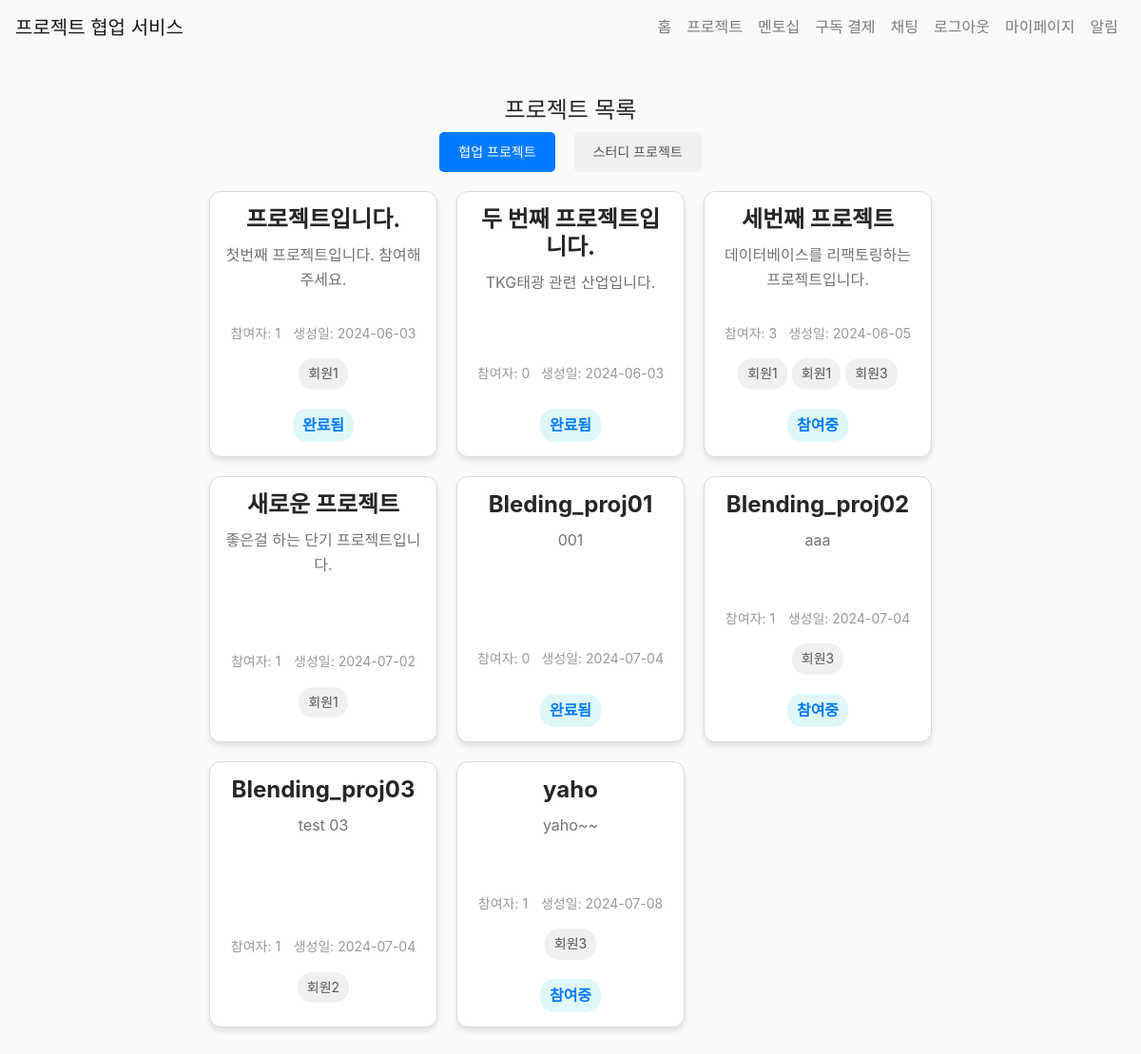
The app's page /project/list (signed in), older data.
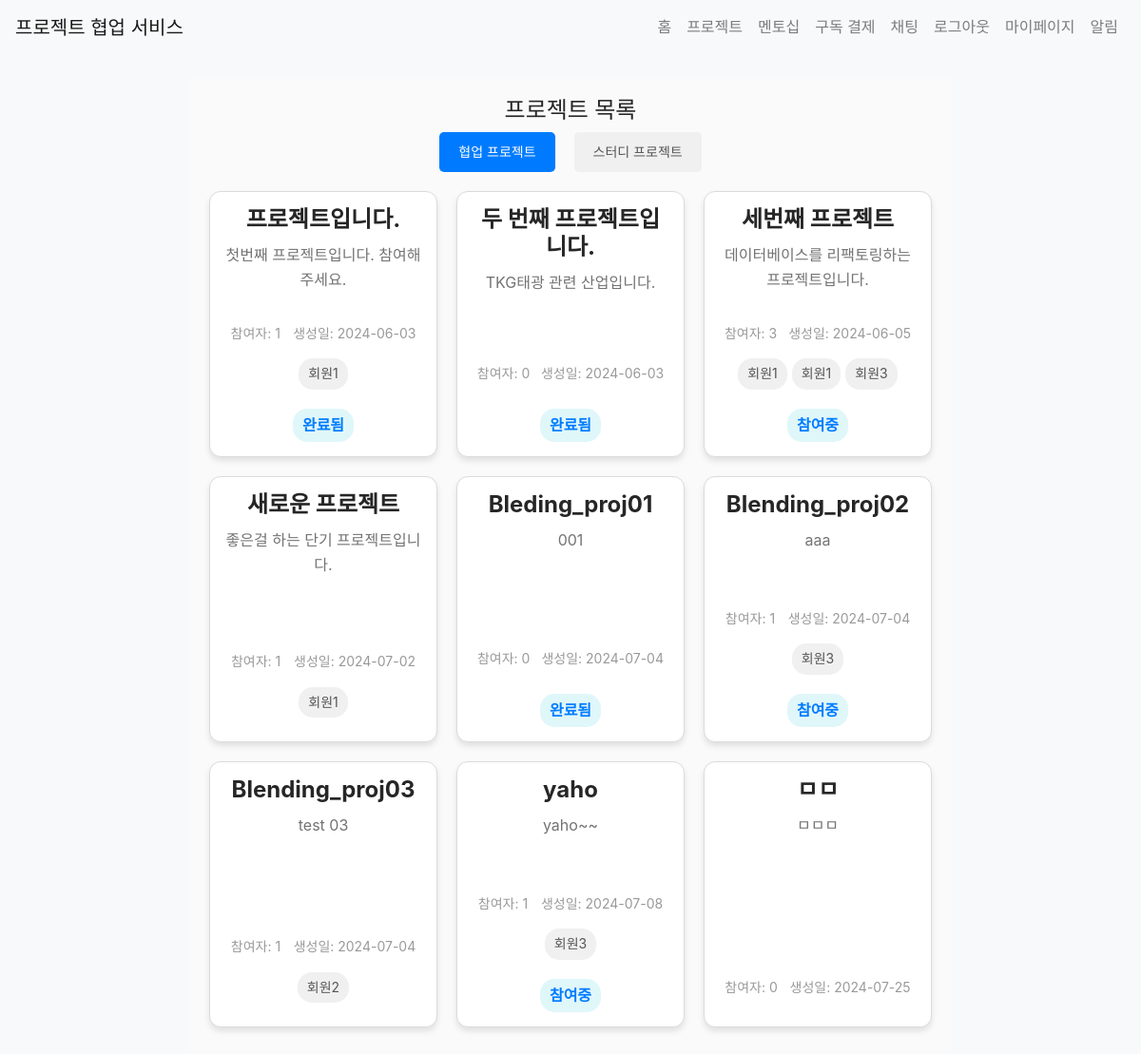
The same page, newer data.
### app/models.py (models this page shows)
class Project(db.Model):
    id = db.Column(db.Integer, primary_key=True)
    title = db.Column(db.String(100), nullable=False)
    description = db.Column(db.Text, nullable=False)
    start_date = db.Column(db.Date, nullable=False)
    end_date = db.Column(db.Date, nullable=False)
    created_at = db.Column(db.DateTime, default=datetime.utcnow)
    client_id = db.Column(db.Integer, db.ForeignKey('user.id'), nullable=False)
    client = db.relationship('User', back_populates='created_projects')
    completed = db.Column(db.Boolean, default=False)
    participants = db.relationship('User', secondary='project_participant', back_populates='projects', overlaps="project_participants")
    project_participants = db.relationship('ProjectParticipant', back_populates='project', lazy=True, overlaps="participants,projects")
    progresses = db.relationship('ProjectProgress', back_populates='project', lazy=True)  # 새로운 관계 추가
    overview = db.Column(db.Text)
    requirements = db.Column(db.Text)
    flowchart = db.Column(db.Text)
    timeline = db.Column(db.Text)
    github_repo = db.Column(db.String(200))
    type = db.Column(db.String(20), nullable = False, default = 'collaboration')
    is_public = db.Column(db.Boolean, default=True)

class User(UserMixin, db.Model):
    id = db.Column(db.Integer, primary_key=True)
    name = db.Column(db.String(100), nullable=False)
    email = db.Column(db.String(120), unique=True, nullable=False)
    password = db.Column(db.String(255), nullable=False)
    bio = db.Column(db.Text)
    chat_rooms = db.relationship('ChatRoom', secondary='chat_room_participant', back_populates='participants')
    chat_room_participants = db.relationship('ChatRoomParticipant', back_populates='user')
    notifications = db.relationship('Notification', back_populates='user', lazy=True)
    projects = db.relationship('Project', secondary='project_participant', back_populates='participants')
    subscription = db.relationship('Subscription', back_populates='subscriber', uselist=False)
    created_projects = db.relationship('Project', back_populates='client', lazy=True, foreign_keys='Project.client_id')
    mentees = db.relationship('User',
                              secondary=mentorship_mentor,
                              primaryjoin=(mentorship_mentor.c.mentor_id == id),
                              secondaryjoin=(mentorship_mentor.c.mentee_id == id),
                              backref=db.backref('mentors', lazy='dynamic'),
                              lazy='dynamic')
    pending_mentees = db.relationship('User',
                                    secondary=mentorship_mentee,
                                    primaryjoin=(mentorship_mentee.c.mentor_id == id),
                                    secondaryjoin=(mentorship_mentee.c.mentee_id == id),
                                    backref=db.backref('pending_mentors', lazy='dynamic'),
                                    lazy='dynamic')
    project_participants = db.relationship('ProjectParticipant', back_populates='user', lazy=True)
    is_admin = db.Column(db.Boolean, default=False)

### app/views/project.py (the view)
@bp.route('/list')
@login_required
def list_projects():
    form = ProjectParticipationForm()
    collaboration_projects = Project.query.filter_by(type='collaboration').all()
    public_study_projects = Project.query.filter_by(type='study', is_public=True).all()
    return render_template('project/list.html', collaboration_projects=collaboration_projects, study_projects=public_study_projects, form=form)

### app/__init__.py (called while the page is built)
@login_manager.user_loader
def load_user(user_id):
    if user_id is not None:
        return User.query.get(int(user_id))
    return None

### app/templates/project/list.html (shortened to what this page needs)
{% extends "base.html" %}
{% block extra_css %}
<link rel="stylesheet" href="{{ url_for('static', filename='css/components/button.css') }}">
<link rel="stylesheet" href="{{ url_for('static', filename='css/pages/project.css') }}">
{% endblock %}
{% block content %}
<div class="project-list-container">
    <h2>프로젝트 목록</h2>
    <div class="project-type-toggle">
        <button id="collaborationBtn" class="active">협업 프로젝트</button>
        <button id="studyBtn">스터디 프로젝트</button>
    </div>
    <div id="collaborationProjects" class="project-list">
        {% for project in collaboration_projects %}
        <a href="{{ url_for('project.detail', project_id=project.id) }}" class="project-card-link">
            <div class="project-card">
                <div class="project-card-body">
                    <h3 class="project-title">{{ project.title }}</h3>
                    <p class="project-description">{{ project.description[:50] }}{% if project.description|length > 50 %}...{% endif %}</p>
                    <div class="project-meta">
                        <span>참여자: {{ project.participants|length }}</span>
                        <span>생성일: {{ project.created_at.strftime('%Y-%m-%d') }}</span>
                    </div>
                    <div class="participant-list">
                        {% for participant in project.participants[:3] %}
                        <span class="participant-item">{{ participant.name }}</span>
                        {% endfor %}
                    </div>
                    {% if current_user.is_authenticated %}
                    {% if project.completed %}
                    <div class="project-status">완료됨</div>
                    {% elif current_user in project.participants %}
                    <div class="project-status">참여중</div>
                    {% endif %}
                    {% endif %}
                </div>
            </div>
        </a>
        {% endfor %}
    </div>
</div>
{% endblock %}

### app/templates/base.html (shortened to what this page needs)
<!DOCTYPE html>
<html lang="ko">
    <head>
        <link rel="stylesheet" href="https://maxcdn.bootstrapcdn.com/bootstrap/4.5.2/css/bootstrap.min.css">
        <link rel="stylesheet" href="https://cdn.jsdelivr.net/npm/bootstrap-select@1.13.14/dist/css/bootstrap-select.min.css">
        <link rel="stylesheet" href="{{ url_for('static', filename='css/main.css') }}">
        <link rel="stylesheet" href="https://cdnjs.cloudflare.com/ajax/libs/font-awesome/5.15.3/css/all.min.css">
        {% block extra_css %}{% endblock %}
    </head>
<body>
    <nav class="navbar navbar-expand-lg navbar-light bg-light">
        <a class="navbar-brand" href="/">프로젝트 협업 서비스</a>
        <div class="collapse navbar-collapse" id="navbarNav">
            <ul class="navbar-nav ml-auto">
                <li class="nav-item">
                    <a class="nav-link" href="{{ url_for('main.index') }}">홈</a>
                </li>
                <li class="nav-item">
                    <a class="nav-link" href="{{ url_for('project.list_projects') }}">프로젝트</a>
                </li>
                {% if current_user.is_authenticated %}
                <li class="nav-item">
                    <a class="nav-link" href="{{ url_for('mentorship.index') }}">멘토십</a>
                </li>
                <li class="nav-item">
                    <a class="nav-link" href="{{ url_for('payments.subscribe') }}">구독 결제</a>
                </li>
                <li class="nav-item">
                    <a class="nav-link" href="{{ url_for('chat.chat_list') }}">채팅</a>
                </li>
                <li class="nav-item">
                    <a class="nav-link" href="{{ url_for('auth.logout') }}">로그아웃</a>
                </li>
                <li class="nav-item">
                    <a class="nav-link" href="{{ url_for('mypage.index') }}">마이페이지</a>
                </li>
                <li class="nav-item">
                    <a class="nav-link" href="{{ url_for('notification.index') }}">
                        알림
                    </a>
                </li>
                {% endif %}
            </ul>
        </div>
    </nav>
    <div class="container mt-4">
        {% block content %}{% endblock %}
    </div>
</body>
</html>

### app/static/css/main.css (style rules this page uses)
:root { --primary-color: #007bff; --secondary-color: #6c757d; --success-color: #28a745; --danger-color: #dc3545; --warning-color: #ffc107; --info-color: #17a2b8; --light-color: #f8f9fa; --dark-color: #343a40; --font-family-sans-serif: -apple-system, BlinkMacSystemFont, "Segoe UI", Roboto, "Helvetica Neue", Arial, sans-serif; --font-family-monospace: SFMono-Regular, Menlo, Monaco, Consolas, "Liberation Mono", "Courier New", monospace; }
* { margin: 0; padding: 0; box-sizing: border-box; }
body { font-family: var(--font-family-sans-serif); line-height: 1.6; color: var(--dark-color); background-color: var(--light-color); }
.container { width: 100%; max-width: 1200px; margin: 0 auto; padding: 0 15px; }
a { color: var(--primary-color); text-decoration: none; }

### app/static/css/pages/project.css (style rules this page uses)
.project-list-container { max-width: 800px; margin: 0 auto; padding: 20px; text-align: center; position: relative; padding-bottom: 60px; background-color: #fafafa; }
.project-list { display: grid; grid-template-columns: repeat(auto-fill, minmax(220px, 1fr)); gap: 20px; justify-content: center; }
.project-card { background-color: #fff; border: 1px solid #dbdbdb; border-radius: 12px; overflow: hidden; transition: all 0.3s ease; display: flex; flex-direction: column; align-items: center; padding: 15px; box-shadow: 0 4px 6px rgba(0, 0, 0, 0.1); min-height: 280px; }
.project-card-body { width: 100%; display: flex; flex-direction: column; align-items: center; justify-content: flex-start; flex-grow: 1; }
.project-title { font-size: 18px; font-weight: 600; margin-bottom: 10px; color: #262626; }
.project-description { font-size: 14px; color: #737373; margin-bottom: 15px; flex-grow: 1; text-align: center; }
.project-meta { font-size: 12px; color: #999; display: flex; justify-content: space-around; width: 100%; margin-top: 10px; }
.participant-list { display: flex; flex-wrap: wrap; justify-content: center; gap: 5px; }
.participant-item { background-color: #f0f0f0; border-radius: 15px; padding: 5px 10px; font-size: 12px; color: #666; }
.project-status { margin-top: 10px; font-size: 12px; font-weight: 600; padding: 5px 10px; border-radius: 15px; background-color: #e0f7fa; color: #00838f; }
.project-title { font-size: 24px; font-weight: bold; margin-bottom: 10px; color: #262626; }
.project-description { font-size: 16px; color: #737373; margin-bottom: 20px; }
.project-meta { font-size: 14px; color: #999; margin-bottom: 15px; }
.participant-item { font-size: 14px; color: #555; margin-bottom: 10px; }
.project-status { font-size: 16px; font-weight: bold; color: #007bff; }
.project-type-toggle { display: flex; justify-content: center; margin-bottom: 20px; }
.project-type-toggle button { padding: 10px 20px; margin: 0 10px; border: none; background-color: #f0f0f0; cursor: pointer; border-radius: 5px; font-size: 14px; color: #555; transition: all 0.3s ease; }
.project-type-toggle button.active { background-color: #007bff; color: white; }
h2 { font-size: 24px; color: #262626; }

Row changes from the older to the newer data that the page shows:
added Project: title "ㅁㅁ", description "ㅁㅁㅁ", participants|length "0", created_at "2024-07-25"
